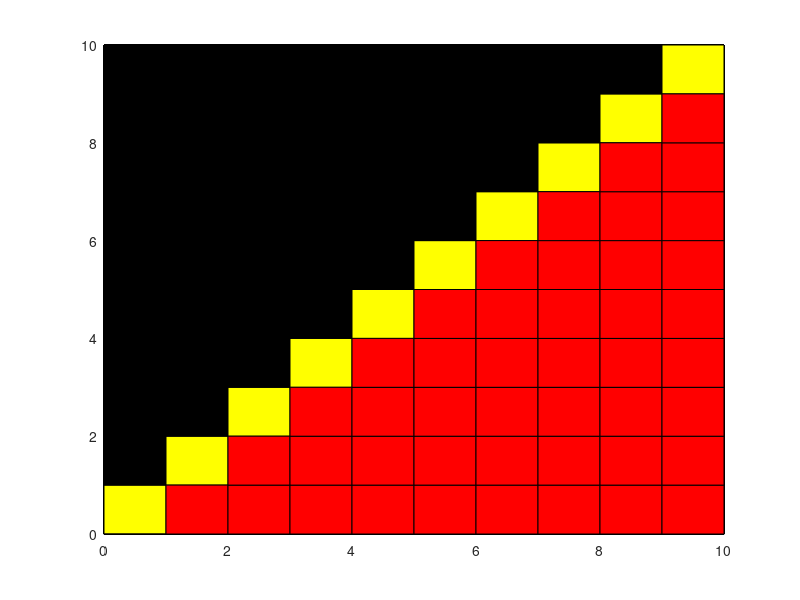

This chart was generated by the following MATLAB code:
% Name: Irene Chang


figure
axis([0 10 0 10])
hold on
% a) Write a script that colors the rows of the grid in 
% red and white alternately.
fill([0 0 10 10], [0 10 10 0], 'w')
pause(.25)
for i=1:2:9
    fill ([0 0 10 10], [i i+1 i+1 i], 'r')
end
pause(.25)

% b)Write code in your script that creates a checkered grid in 
% black and green.
fill([0 0 10 10], [0 10 10 0], 'w')
pause(.25)
fill ([0 0 10 10], [0 10 10 0], 'g')
for i=0:2:9
    for j=0:2:9
        fill ([i i i+1 i+1], [j j+1 j+1 j], 'k')
        
    end
end


for i=1:2:9
    for j=1:2:9
        fill ([i i i+1 i+1], [j j+1 j+1 j], 'k')        
    end
end
pause(.25)

% c)Write code in your script that colors the first 4 columns of the 
% grid cyan and the remaining 6 columns red.
fill([0 0 10 10], [0 10 10 0], 'w')
pause(.25)
fill([0 0 10 10], [0 10 10 0], 'r')
fill([0 0 4 4], [0 10 10 0],'c')
pause(.25)

% d)Write code in your script that colors the diagonal 
% (upper right to lower left on the screen) yellow.
fill([0 0 10 10], [0 10 10 0], 'w')
pause(.25)
fill([0 0 10 10], [0 10 10 0], 'w')
for i=0:9
    fill([i i i+1 i+1], [i i+1 i+1 i],'y')
    
end
pause(.25)

% e) Write code in your script that colors the upper 
% triangle above this diagonal black. Include the yellow diagonal.
fill([0 0 10 10], [0 10 10 0], 'w')
pause(.25)
for i=0:9
    fill([i i i+1 i+1], [i i+1 i+1 i],'y')
    fill([i i i+1 i+1],[i+1 10 10 i+1], 'k')
    
end
pause(.25)

%f) Write code in your script that colors the lower triangle below the 
% diagonal red. Include the yellow diagonal, and black triangle. 
fill([0 0 10 10], [0 10 10 0], 'w')
pause(.25)
for i=0:9
    for j=0:i
        fill([i i i+1 i+1], [i i+1 i+1 i],'y')
        fill([i i i+1 i+1],[i+1 10 10 i+1], 'k')
        fill([i i i+1 i+1],[j-1 j j j-1], 'r')
    end
end
